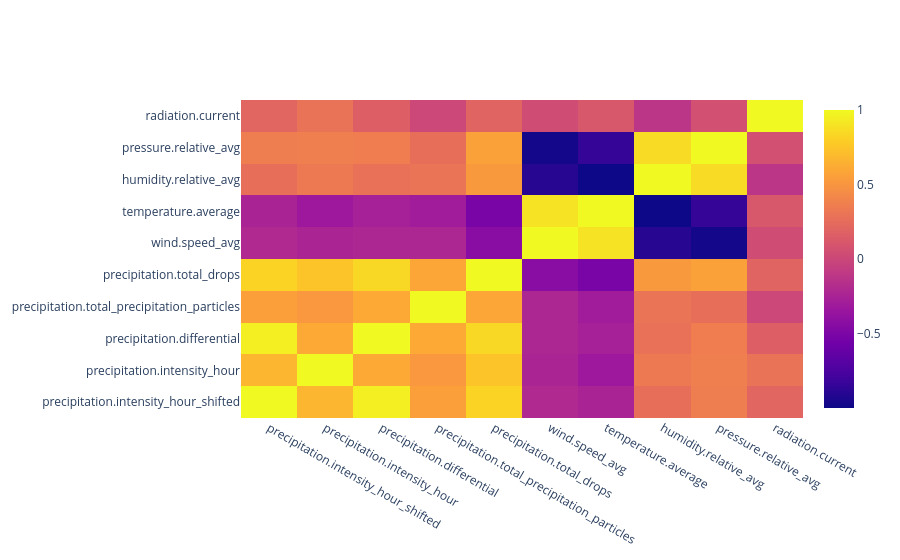

Notebook code cell kept with this figure:
### Code cell
# color df by correlation+
df_relevant.corr()
fig = go.Figure(data=go.Heatmap(z=df_relevant.corr(), x=df_relevant.columns, y=df_relevant.columns))
fig.show()

df_relevant.columns = columns_and_aggregation
df_relevant.corr()

### Figure 1 — Plotly figure (JSON) as saved in the notebook; plotly's stock layout.template omitted (floating-point values rounded to 4 significant figures)
{"data": [{"type": "heatmap", "x": ["precipitation.intensity_hour_shifted", "precipitation.intensity_hour", "precipitation.differential", "precipitation.total_precipitation_particles", "precipitation.total_drops", "wind.speed_avg", "temperature.average", "humidity.relative_avg", "pressure.relative_avg", "radiation.current"], "y": ["precipitation.intensity_hour_shifted", "precipitation.intensity_hour", "precipitation.differential", "precipitation.total_precipitation_particles", "precipitation.total_drops", "wind.speed_avg", "temperature.average", "humidity.relative_avg", "pressure.relative_avg", "radiation.current"], "z": [[1.0, 0.6735, 0.9528, 0.5561, 0.8198, -0.2073, -0.2465, 0.2679, 0.3564, 0.2066], [0.6735, 1.0, 0.6137, 0.5169, 0.7477, -0.2348, -0.325, 0.3324, 0.3676, 0.2928], [0.9528, 0.6137, 1.0, 0.614, 0.8402, -0.2214, -0.2636, 0.284, 0.3596, 0.1645], [0.5561, 0.5169, 0.614, 1.0, 0.5932, -0.221, -0.298, 0.3045, 0.2692, 0.004339], [0.8198, 0.7477, 0.8402, 0.5932, 1.0, -0.4351, -0.511, 0.5234, 0.5671, 0.1983], [-0.2073, -0.2348, -0.2214, -0.221, -0.4351, 1.0, 0.8939, -0.8991, -0.9699, 0.03584], [-0.2465, -0.325, -0.2636, -0.298, -0.511, 0.8939, 1.0, -0.9986, -0.8473, 0.1158], [0.2679, 0.3324, 0.284, 0.3045, 0.5234, -0.8991, -0.9986, 1.0, 0.8577, -0.1191], [0.3564, 0.3676, 0.3596, 0.2692, 0.5671, -0.9699, -0.8473, 0.8577, 1.0, 0.06077], [0.2066, 0.2928, 0.1645, 0.004339, 0.1983, 0.03584, 0.1158, -0.1191, 0.06077, 1.0]]}], "layout": {}}
